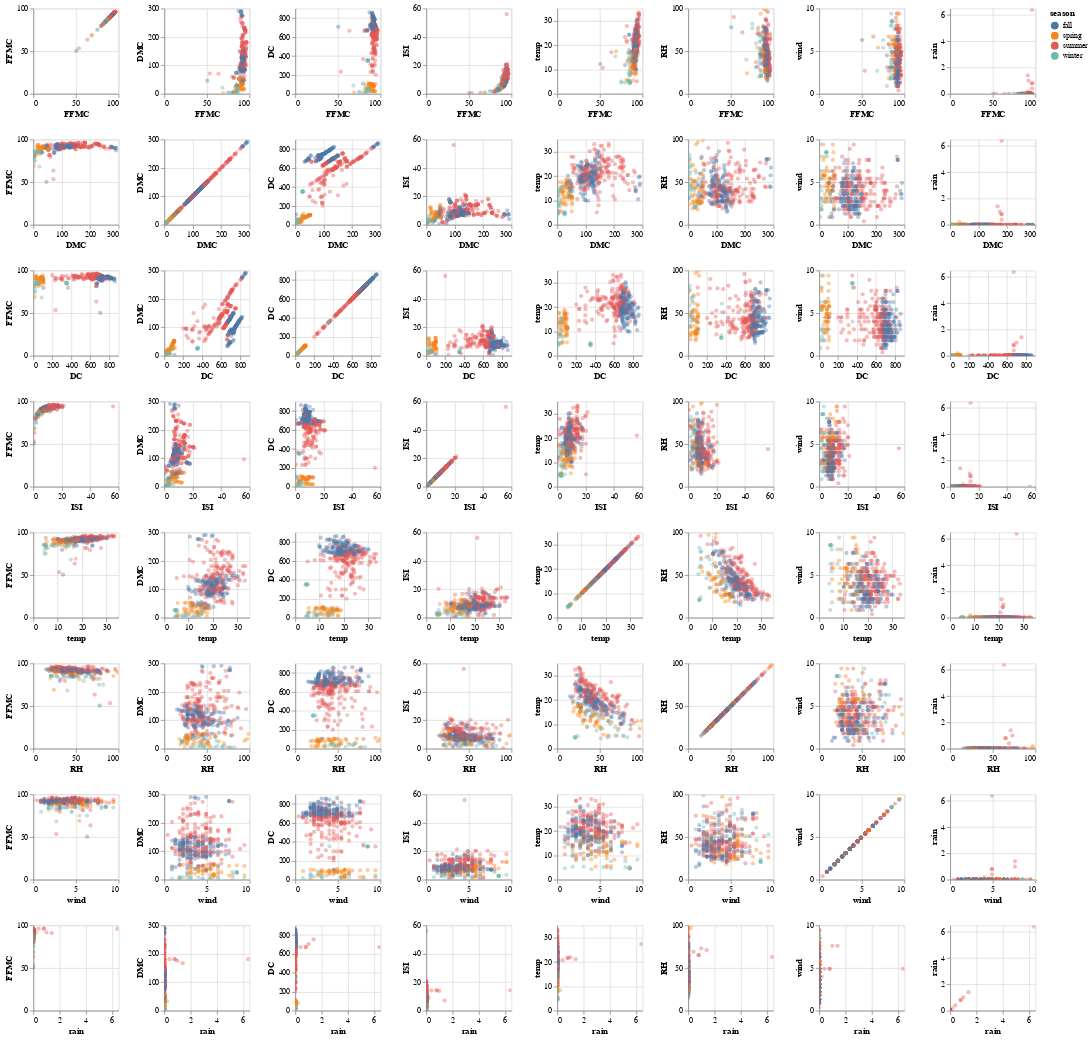

The cell this chart's notebook holds for it:
### Markdown cell above
Figure 6 shows the location and size of the burnt areas in the forest. We see the different locations of the park have experienced different extents of areas burnt. We can see that some areas of the forest have definitely experienced larger fires. In particular coordinates of (6, 5) and (8, 6) stand out.

### Code cell
alt.Chart(train_set).mark_circle().encode(
    x = alt.X(alt.repeat("row"), type = "quantitative"),
    y = alt.Y(alt.repeat("column"), type = "quantitative"),
    color = "season"
).properties(
    width = 110,
    height = 110
).repeat(
    column = ["FFMC", "DMC", "DC", "ISI", "temp", "RH", "wind", "rain"],
    row = ["FFMC", "DMC", "DC", "ISI", "temp", "RH", "wind", "rain"]
).configure_mark(
    opacity = 0.4
).interactive()

### Figure 1 — Vega-Lite specification as saved in the notebook (floating-point values rounded to 4 significant figures; data arrays with more than 128 entries replaced by an {"elided": "..."} marker saying what was removed)
{"$schema": "https://vega.github.io/schema/vega-lite/v4.8.1.json", "config": {"mark": {"opacity": 0.4}, "view": {"continuousHeight": 300, "continuousWidth": 400}}, "datasets": {"data-e0bda87007f42779033a993ab5a8062f": {"elided": "413 records"}}, "repeat": {"column": ["FFMC", "DMC", "DC", "ISI", "temp", "RH", "wind", "rain"], "row": ["FFMC", "DMC", "DC", "ISI", "temp", "RH", "wind", "rain"]}, "spec": {"data": {"name": "data-e0bda87007f42779033a993ab5a8062f"}, "encoding": {"color": {"field": "season", "type": "nominal"}, "x": {"field": {"repeat": "row"}, "type": "quantitative"}, "y": {"field": {"repeat": "column"}, "type": "quantitative"}}, "height": 110, "mark": "circle", "selection": {"selector001": {"bind": "scales", "encodings": ["x", "y"], "type": "interval"}}, "width": 110}}
